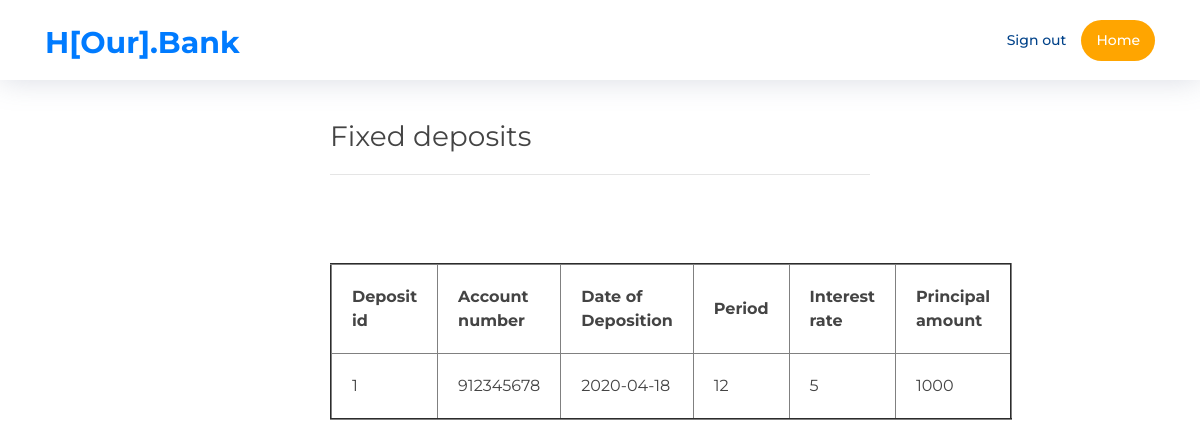
Page /fixedDeposits.php (signed in) on the committed database.
### tables this page shows
CREATE TABLE fixedDeposits (
    fd_id int primary key AUTO_INCREMENT not null,
    acc_no int not null,
    date date not null,
    period int not null,
    interest_rate int not null,
    amount int not null,
    FOREIGN KEY(acc_no) REFERENCES accounts(acc_no)
);

### fixedDeposits.php (the view, shortened to what this page needs)
<?php
  include ('include/header.php');
?>
<!DOCTYPE html>
<html lang="en">
<body>
  <br><br><br>
<div class="container size">
  <div class="row">
    <div class="col-md-6 offset-md-3 form-container">
      <br><br>
          <h3>Fixed deposits</h3>
          <hr class="red-bar">
          <div class="form-group">
          <br><br><br>
          <?php
            $conn = mysqli_connect('localhost:3307', 'karunya' , 'karunyam', 'bank');
            $accno = $_SESSION['accno'];
            $query = "SELECT * FROM  fixeddeposits WHERE acc_no = '$accno'";
            $result = mysqli_query($conn,$query);
            echo '<table border="2" cellpadding="20" cellspacing=10 class="db-table">';
            echo '<tr><th>Deposit id</th><th>Account number</th><th>Date of Deposition</th><th>Period</th><th>Interest rate</th><th>Principal amount</th></tr>';
            while($row = mysqli_fetch_assoc($result)){
              $posts[] = $row;
            }
            foreach ($posts as $row){
              echo '<tr>';
              foreach ($row as $element){
                echo '<td>',$element,'</td>';
              }
              echo '</tr>';
            }
          ?>
        </div>
    </div>
  </div>
</div>
</body>
</html>

### css/style.css (style rules this page uses)
body { background: #fff; color: #444; font-family: "Montserrat", sans-serif; font-weight: normal; }
h1, h2, h3, h4, h5, h6 { font-family: "Montserrat", sans-serif; font-weight: 400; margin: 0 0 20px 0; padding: 0; }

### rows in the picture
fixeddeposits: fd_id "1", acc_no "912345678", date "2020-04-18", period "12", interest_rate "5", amount "1000"
